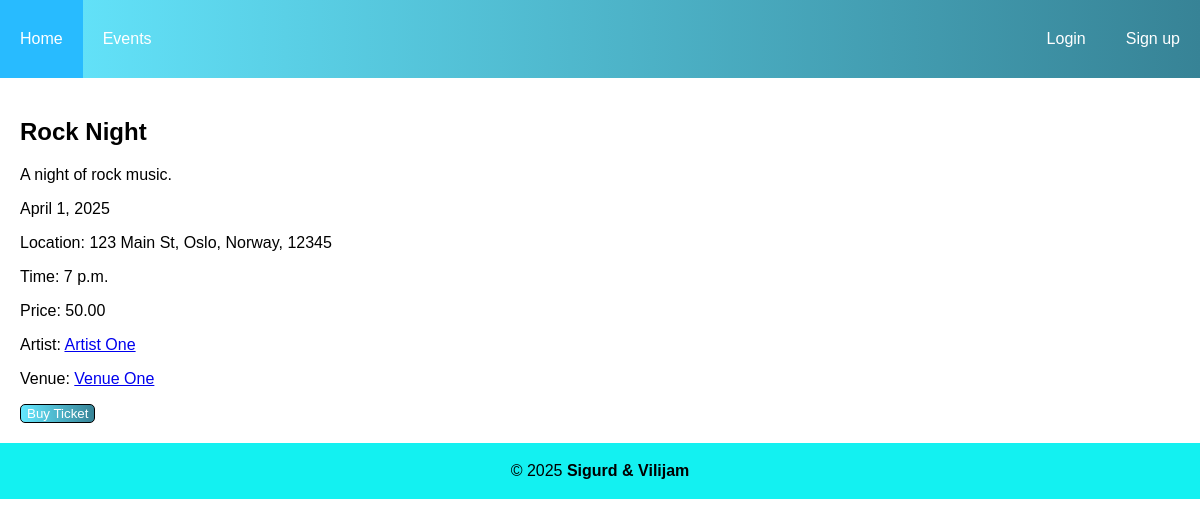
Page /events/event/1/ on the committed database.
### app/models.py (models this page shows, shortened)
class Events(models.Model):
    eventname = models.CharField(max_length=100)
    eventdate = models.DateField()
    eventtime = models.TimeField()
    location = models.ForeignKey(Location, on_delete=models.CASCADE, related_name="events")
    eventdescription = models.TextField()
    eventimage = models.ImageField(upload_to="eventpics/", default="eventpics/default.png", null=True, blank=True)
    EventArtists = models.ManyToManyField(Artist, through="EventArtists", related_name="event_artists")
    eventvenue = models.ForeignKey(Venue, on_delete=models.CASCADE, related_name="event_venue")
    ticketsold = models.IntegerField(default=0)
    ticketprice = models.DecimalField(max_digits=5, decimal_places=2)
    genres = models.ManyToManyField(Genre, related_name="events")
    authorized_doormen = models.ManyToManyField(Doorman, related_name="events", null=True, blank=True)

class Location(models.Model):
    address = models.CharField(max_length=100)
    city = models.CharField(max_length=100)
    country = models.CharField(max_length=100)
    zipcode = models.CharField(max_length=10)
    def __str__(self):
        return f"{self.address}, {self.city}, {self.country}, {self.zipcode}"

class Artist(models.Model):
    user = models.OneToOneField(User, on_delete=models.CASCADE, related_name="artist_user")
    artistimage = models.ImageField(upload_to="artistpics/", default="artistpics/default.png", null=True, blank=True)
    artistfans = models.ManyToManyField(User, related_name="artist_fans", null=True, blank=True)
    genres = models.ManyToManyField(Genre, related_name="artists", null=True, blank=True)

class User(AbstractUser):
    choices = [
        ("fan", "Fan"),
        ("artist", "Artist"),
        ("venue", "Venue"),
        ("doorman", "Doorman"),
    ]
    role = models.CharField(max_length=100, choices=choices, default="fan")
    profilename = models.CharField(max_length=100) # Name on profile different from username and full name
    bio = models.TextField(max_length=1000, null=True, blank=True)
    profilepic = models.ImageField(upload_to="profilepics/", default="profilepics/default.png", null=True, blank=True)

class Venue(models.Model):
    user = models.OneToOneField(User, on_delete=models.CASCADE, related_name="venue_user")
    location = models.ForeignKey("Location", on_delete=models.CASCADE, related_name="venue_location")
    venuecapacity = models.IntegerField()
    venueimage = models.ImageField(upload_to="venuepics/", default="venuepics/default.png", null=True, blank=True)
    venuefans = models.ManyToManyField(User, related_name="venue_fans", null=True, blank=True)
    genres = models.ManyToManyField(Genre, related_name="venues", null=True, blank=True)
    def __str__(self):
        return self.user.profilename

### app/views.py (the view)
# urls.py: path("events/event/<int:event_id>/", views.event, name="event"),
def event(request, event_id):
    event = get_object_or_404(Events, id=event_id)
    return render(request, "event.html", {"event": event})

### templates/event.html (shortened to what this page needs)
{% extends "base.html"%}
{% block content %}
<div class="container">
    <h2>{{ event.eventname }}</h2>
    <p>{{ event.eventdescription }}</p>
    <p>{{ event.eventdate }}</p>
    <p>Location: {{ event.location }}</p>
    <p>Time: {{ event.eventtime }}</p>
    <p>Price: {{ event.ticketprice }}</p>
    {% for artist in event.EventArtists.all %}
        <p>Artist: <a href="{% url 'artistprofile' artist.id %}">{{ artist.user.profilename }}</a></p>
    {% endfor %}
    <p>Venue: <a href="{% url 'venueprofile' event.eventvenue.id %}">{{ event.eventvenue }}</a></p>
    <form method="post" action="{% url 'buyticket' event.id %}">
        <button type="submit">Buy Ticket</button>
    </form>
</div>
{% endblock %}

### static/css/base.css (style rules this page uses)
body { font-family: Verdana, Geneva, Tahoma, sans-serif; background: linear-gradient(rgb(255, 255, 255), rgb(255, 255, 255)); margin: 0; }
.container { max-width: 1200px; margin: 0 auto; padding: 20px; }
button { background:linear-gradient(to right,rgb(101, 232, 255), rgb(55, 131, 150)); color: white; border: 1px black solid; border-radius: 5px; cursor: pointer; }

### rows in the picture
Events: eventname "Rock Night", eventdescription "A night of rock music.", eventdate "April 1, 2025", location "123 Main St, Oslo, Norway, 12345", eventtime "7 p.m.", ticketprice "50.00", eventvenue "Venue One"
Artist: user.profilename "Artist One"
